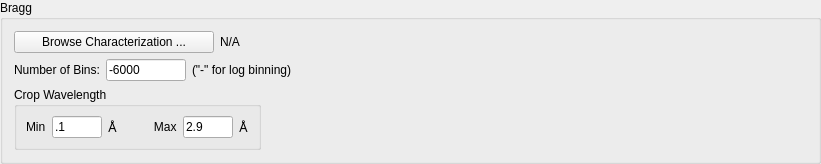
        <widget class="QGroupBox" name="groupBox_2">
         <property name="title">
          <string>Bragg</string>
         </property>
         <layout class="QVBoxLayout" name="verticalLayout_3">
          <item>
           <layout class="QHBoxLayout" name="horizontalLayout_38">
            <item>
             <widget class="QPushButton" name="bragg_browse_characterization_button">
              <property name="minimumSize">
               <size>
                <width>200</width>
                <height>0</height>
               </size>
              </property>
              <property name="text">
               <string>Browse Characterization ...</string>
              </property>
             </widget>
            </item>
            <item>
             <widget class="QLabel" name="bragg_characterization_file">
              <property name="sizePolicy">
               <sizepolicy hsizetype="Expanding" vsizetype="Preferred">
                <horstretch>0</horstretch>
                <verstretch>0</verstretch>
               </sizepolicy>
              </property>
              <property name="text">
               <string>N/A</string>
              </property>
             </widget>
            </item>
           </layout>
          </item>
          <item>
           <layout class="QHBoxLayout" name="horizontalLayout_39">
            <item>
             <widget class="QLabel" name="label_56">
              <property name="text">
               <string>Number of Bins:</string>
              </property>
             </widget>
            </item>
            <item>
             <widget class="QLineEdit" name="bragg_number_of_bins">
              <property name="sizePolicy">
               <sizepolicy hsizetype="Preferred" vsizetype="Fixed">
                <horstretch>0</horstretch>
                <verstretch>0</verstretch>
               </sizepolicy>
              </property>
              <property name="minimumSize">
               <size>
                <width>80</width>
                <height>0</height>
               </size>
              </property>
              <property name="maximumSize">
               <size>
                <width>80</width>
                <height>16777215</height>
               </size>
              </property>
              <property name="text">
               <string>-6000</string>
              </property>
             </widget>
            </item>
            <item>
             <widget class="QLabel" name="label_57">
              <property name="text">
               <string>(&quot;-&quot; for log binning)</string>
              </property>
             </widget>
            </item>
            <item>
             <spacer name="horizontalSpacer_28">
              <property name="orientation">
               <enum>Qt::Horizontal</enum>
              </property>
              <property name="sizeHint" stdset="0">
               <size>
                <width>40</width>
                <height>20</height>
               </size>
              </property>
             </spacer>
            </item>
           </layout>
          </item>
          <item>
           <layout class="QHBoxLayout" name="horizontalLayout_41">
            <item>
             <widget class="QGroupBox" name="groupBox_8">
              <property name="title">
               <string>Crop Wavelength</string>
              </property>
              <layout class="QHBoxLayout" name="horizontalLayout_42">
               <item>
                <widget class="QLabel" name="label_58">
                 <property name="text">
                  <string>Min</string>
                 </property>
                </widget>
               </item>
               <item>
                <widget class="QLineEdit" name="bragg_wavelength_min">
                 <property name="minimumSize">
                  <size>
                   <width>50</width>
                   <height>0</height>
                  </size>
                 </property>
                 <property name="maximumSize">
                  <size>
                   <width>50</width>
                   <height>16777215</height>
                  </size>
                 </property>
                 <property name="text">
                  <string>.1</string>
                 </property>
                </widget>
               </item>
               <item>
                <widget class="QLabel" name="label_59">
                 <property name="text">
                  <string>&lt;!DOCTYPE HTML PUBLIC &quot;-//W3C//DTD HTML 4.0//EN&quot; &quot;http://www.w3.org/TR/REC-html40/strict.dtd&quot;&gt;
&lt;html&gt;&lt;head&gt;&lt;meta name=&quot;qrichtext&quot; content=&quot;1&quot; /&gt;&lt;style type=&quot;text/css&quot;&gt;
p, li { white-space: pre-wrap; }
&lt;/style&gt;&lt;/head&gt;&lt;body style=&quot; font-family:'Sans Serif'; font-size:10pt; font-weight:400; font-style:normal;&quot;&gt;
&lt;p style=&quot; margin-top:0px; margin-bottom:0px; margin-left:0px; margin-right:0px; -qt-block-indent:0; text-indent:0px;&quot;&gt;&amp;#8491;&lt;/p&gt;&lt;/body&gt;&lt;/html&gt;</string>
                 </property>
                </widget>
               </item>
               <item>
                <widget class="QLabel" name="label_60">
                 <property name="text">
                  <string>         Max</string>
                 </property>
                </widget>
               </item>
               <item>
                <widget class="QLineEdit" name="bragg_wavelength_max">
                 <property name="minimumSize">
                  <size>
                   <width>50</width>
                   <height>0</height>
                  </size>
                 </property>
                 <property name="maximumSize">
                  <size>
                   <width>50</width>
                   <height>16777215</height>
                  </size>
                 </property>
                 <property name="text">
                  <string>2.9</string>
                 </property>
                </widget>
               </item>
               <item>
                <widget class="QLabel" name="label_61">
                 <property name="text">
                  <string>&lt;!DOCTYPE HTML PUBLIC &quot;-//W3C//DTD HTML 4.0//EN&quot; &quot;http://www.w3.org/TR/REC-html40/strict.dtd&quot;&gt;
&lt;html&gt;&lt;head&gt;&lt;meta name=&quot;qrichtext&quot; content=&quot;1&quot; /&gt;&lt;style type=&quot;text/css&quot;&gt;
p, li { white-space: pre-wrap; }
&lt;/style&gt;&lt;/head&gt;&lt;body style=&quot; font-family:'Sans Serif'; font-size:10pt; font-weight:400; font-style:normal;&quot;&gt;
&lt;p style=&quot; margin-top:0px; margin-bottom:0px; margin-left:0px; margin-right:0px; -qt-block-indent:0; text-indent:0px;&quot;&gt;&amp;#8491;&lt;/p&gt;&lt;/body&gt;&lt;/html&gt;</string>
                 </property>
                </widget>
               </item>
              </layout>
             </widget>
            </item>
            <item>
             <spacer name="horizontalSpacer_2">
              <property name="orientation">
               <enum>Qt::Horizontal</enum>
              </property>
              <property name="sizeHint" stdset="0">
               <size>
                <width>546</width>
                <height>17</height>
               </size>
              </property>
             </spacer>
            </item>
           </layout>
          </item>
         </layout>
        </widget>
